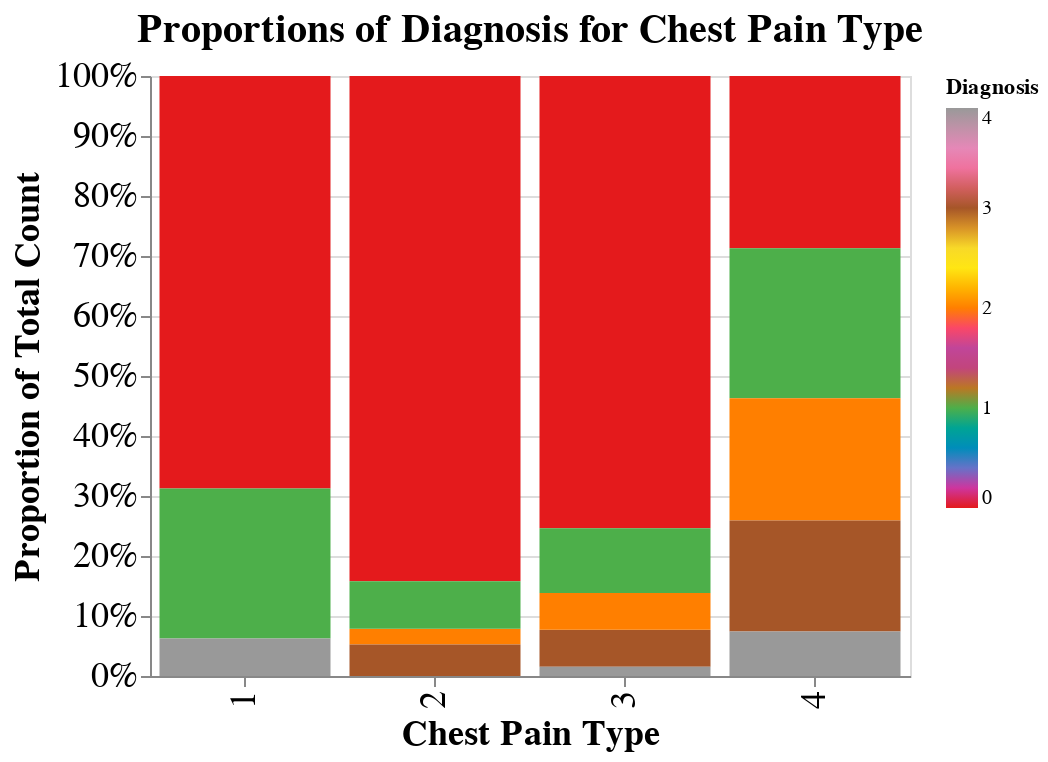

Notebook code for this chart:
### Markdown cell above
Next, we visualize a bar graph that displays the distribution of diagnosis for each chest pain type:

### Code cell
diagnosis_dist_plot = (
    alt.Chart(heart_train, title="Proportions of Diagnosis for Chest Pain Type" )
    .mark_bar()
    .encode(
        y=alt.Y(
            "count(Chest_Pain_Type):Q",
            stack="normalize",
            axis=alt.Axis(format="%"),
            title="Proportion of Total Count",
        ),
        x=alt.X("Chest_Pain_Type:N", title= "Chest Pain Type"),
        fill=alt.Fill(
            "Diagnosis", scale=alt.Scale(scheme="set1")
        ),  # N is to specify this is a categorical variable
    )
    .properties(width=380, height=300)
    .configure_axis(labelFontSize=18, titleFontSize=18)
    .configure_title(fontSize=20)
)
diagnosis_dist_plot

### Figure 1 — Vega-Lite specification as saved in the notebook (floating-point values rounded to 4 significant figures; data arrays with more than 128 entries replaced by an {"elided": "..."} marker saying what was removed)
{"$schema": "https://vega.github.io/schema/vega-lite/v4.17.0.json", "config": {"axis": {"labelFontSize": 18, "titleFontSize": 18}, "title": {"fontSize": 20}, "view": {"continuousHeight": 300, "continuousWidth": 400}}, "data": {"name": "data-9c9ac4daf7e1c30bcb11253b40dcb417"}, "datasets": {"data-9c9ac4daf7e1c30bcb11253b40dcb417": {"elided": "227 records"}}, "encoding": {"fill": {"field": "Diagnosis", "scale": {"scheme": "set1"}, "type": "quantitative"}, "x": {"field": "Chest_Pain_Type", "title": "Chest Pain Type", "type": "nominal"}, "y": {"aggregate": "count", "axis": {"format": "%"}, "field": "Chest_Pain_Type", "stack": "normalize", "title": "Proportion of Total Count", "type": "quantitative"}}, "height": 300, "mark": "bar", "title": "Proportions of Diagnosis for Chest Pain Type", "width": 380}
